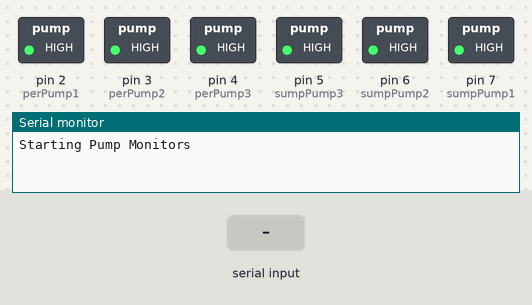
Recording of a sketch running on a simulated Arduino Uno, built with avr-gcc and run on an emulated ATmega328P. Shown: switched loads named in the sketch (green lamp = pin HIGH), the last lines printed to the serial monitor. The inputs (shaded band) are chosen by the test bench.

Above: at 2.3 s.
2.4 s: "90,45\n" received over Serial
At 7.3 s:
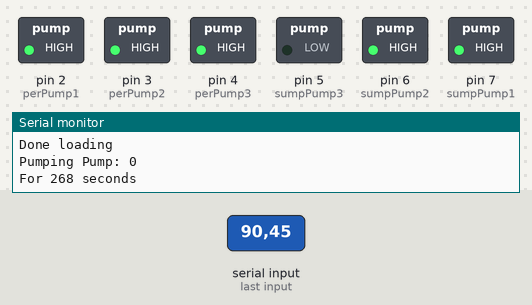
Timing chart, 0 to 12.4 s (numbered marks = the images above; inputs shaded):
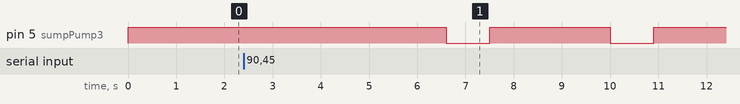

Measured:
- after the input at 2.4 s, pin 5 (sumpPump3): alternates HIGH for 2.5 s and LOW for 0.90 s, starting after 4.2 s

The sketch:

bubblesPumps.ino
```cpp
#include <Arduino.h>

const int perPump1 = 2;
const int perPump2 = 3;
const int perPump3 = 4;
const int sumpPump1 = 7;
const int sumpPump2 = 6;
const int sumpPump3 = 5;

int sumpPumpTime = 900;

byte serialNumber = 0;
void CheckMatrix();
int numberCollector;
int pumpCount = 6;
int paramaterCount = 2;
int paramaterSize = 2;

int pumpingMatrix[6][2] {
  "00,30,01,20,02,00,03,40,04,00,05,00," };

bool readyToPump = false;

void setup() {
  // put your setup code here, to run once:
  pinMode(perPump1, OUTPUT);
  pinMode(perPump2, OUTPUT);
  pinMode(perPump3, OUTPUT);
  pinMode(sumpPump1, OUTPUT);
  pinMode(sumpPump2, OUTPUT);
  pinMode(sumpPump3, OUTPUT);
  digitalWrite(perPump1, HIGH);
  digitalWrite(perPump2, HIGH);
  digitalWrite(perPump3, HIGH);
  digitalWrite(sumpPump1, HIGH);
  digitalWrite(sumpPump2, HIGH);
  digitalWrite(sumpPump3, HIGH);

  Serial.begin(19200);

  Serial.println("Starting Pump Monitors");
}

void loop() {
  // put your main code here, to run repeatedly:
  delay(1000);
  if (readyToPump == true)
  {
    delay(1000);
    //pump from matrix
    for (int pump = 0; pump < pumpCount; pump++)
    {
      int timeToPump = pumpingMatrix[pump][1];

      if (timeToPump <= 0) { continue; }

      Serial.print("Pumping Pump: ");
      Serial.print(pump);
      Serial.println();
      Serial.print("For ");
      Serial.print(timeToPump);
      Serial.print(" seconds");
      Serial.println();

      int pumpToPump = 0;
      if (pump = 0) { pumpToPump = perPump1; }
      if (pump = 1) { pumpToPump = perPump2; }
      if (pump = 2) { pumpToPump = perPump3; }
      if (pump = 3) { pumpToPump = sumpPump1; }
      if (pump = 4) { pumpToPump = sumpPump2; }
      if (pump = 5) { pumpToPump = sumpPump3; }

      if (pumpToPump <= 4) //4 is our highest pin for percise pumps, sump pumps on higher pins
      {
        timeToPump = timeToPump * 1000;
        digitalWrite(pumpToPump, LOW);
        delay(timeToPump);
        digitalWrite(pumpToPump, HIGH);
        delay(200);
      }
      else
      {
        int numTimesToPump = timeToPump;//number of 1 oz pours we should make (we make 1oz pours in 0.8 sec flicks w/ a delay)
        for (int timesPumped = 0; timesPumped < timeToPump; timesPumped++)
        {
          digitalWrite(pumpToPump, LOW);
          delay(sumpPumpTime);
          digitalWrite(pumpToPump, HIGH);
          delay(2500);
        }
      }
    }
    readyToPump = false;
  }


  while (readyToPump == false)
  {
    delay(200);
    if (Serial.available())
    {
      for (int _pump = 0; _pump < pumpCount; _pump++){
        for (int paramater = 0; paramater < paramaterCount; paramater++){
          for (int paramaterMeasure = 0; paramaterMeasure < paramaterSize; paramaterMeasure++){
            if (Serial.available()) {
              serialNumber = Serial.read();
              serialNumber = serialNumber - 48;
              numberCollector = numberCollector * 10 + serialNumber;
            }
          }
          pumpingMatrix[_pump][paramater] = numberCollector;
          numberCollector = 0;
          serialNumber = Serial.read(); //clear comma from buffer
        }
      }
      CheckMatrix();
      Serial.println("Done loading");
      readyToPump = true;
    }
  }
}

void CheckMatrix()
{
  for ( int i = 0; i < pumpCount; i++)
  {
    for(int j = 0; j < paramaterCount; j++)
    {
      Serial.print(pumpingMatrix[i][j]);
      Serial.print(",");
    }
    Serial.println();
  }
}
```
